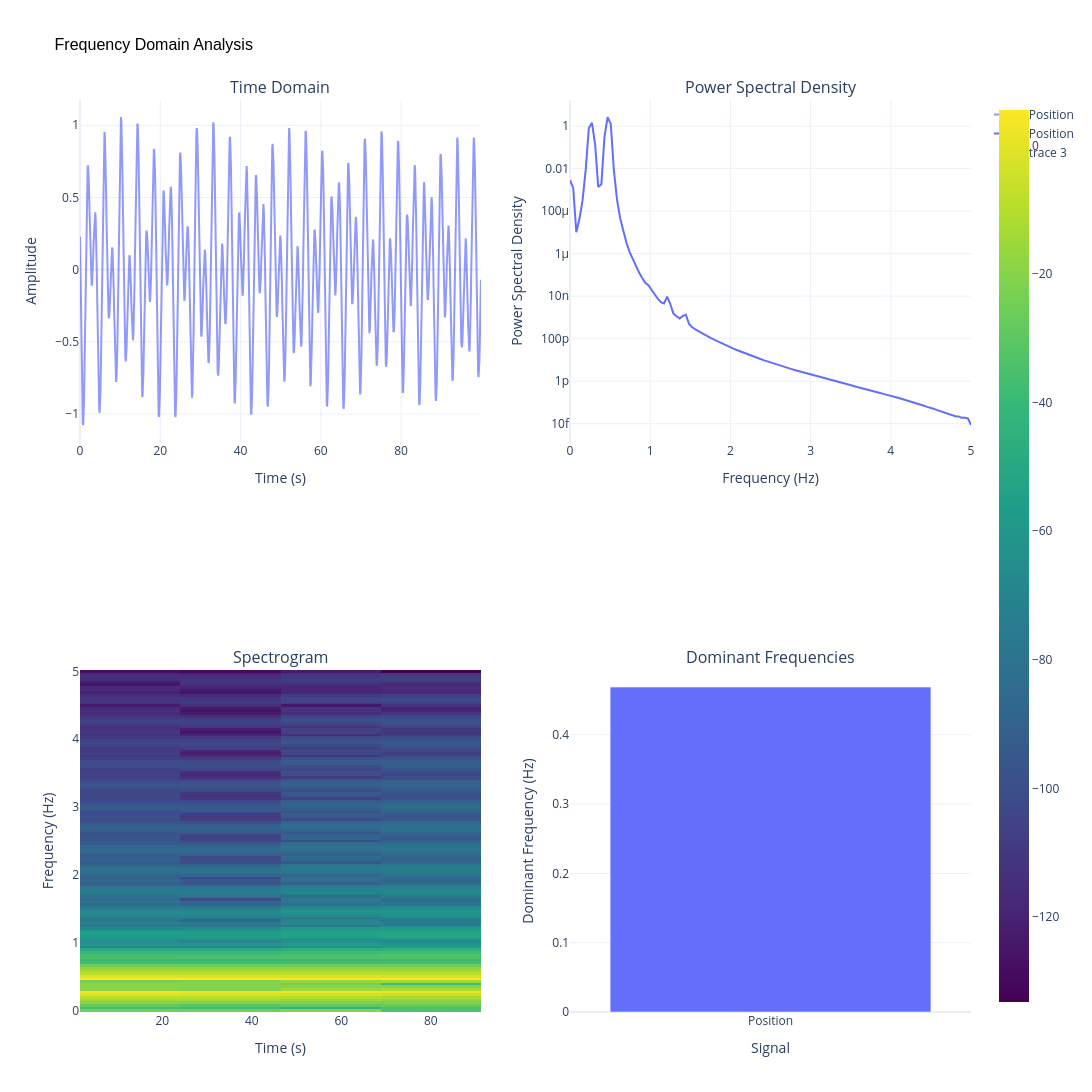

The code cell stored with this chart in its notebook:
### Markdown cell above
## 5. Analyze Signal Properties

### Code cell
# Analyze spectral properties
position_signal = features[:, 0]
spectral_features = compute_spectral_features(position_signal, fs=config['data']['sampling_rate'])

print("Spectral Features:")
print(f"- Dominant frequency: {spectral_features['dominant_frequency']:.2f} Hz")
print(f"- Spectral centroid: {spectral_features['spectral_centroid']:.2f} Hz")
print(f"- Spectral spread: {spectral_features['spectral_spread']:.2f} Hz")
print(f"- Total power: {spectral_features['total_power']:.4f}")

# Detect bifurcation points
bifurcation_points, bifurcation_amplitudes = detect_bifurcation_points(position_signal)
print(f"\nBifurcation Analysis:")
print(f"- Number of bifurcation points: {len(bifurcation_points)}")
if len(bifurcation_points) > 0:
    print(f"- Max bifurcation amplitude: {np.max(bifurcation_amplitudes):.4f}")

# Plot frequency analysis
fig = visualizer.plot_frequency_analysis(
    signals=[position_signal],
    labels=['Position'],
    sampling_rate=config['data']['sampling_rate'],
    title='Frequency Domain Analysis'
)
fig.show()

### Figure 1 — Plotly figure (JSON) as saved in the notebook; plotly's stock layout.template omitted (floating-point values rounded to 4 significant figures; data arrays with more than 128 entries replaced by an {"elided": "..."} marker saying what was removed)
{"data": [{"line": {"color": "#636EFA"}, "name": "Position", "opacity": 0.7, "type": "scatter", "x": {"elided": "1000 float values"}, "xaxis": "x", "y": {"elided": "1000 float values"}, "yaxis": "y"}, {"line": {"color": "#636EFA"}, "mode": "lines", "name": "Position", "type": "scatter", "x": {"elided": "129 float values"}, "xaxis": "x2", "y": {"elided": "129 float values"}, "yaxis": "y2"}, {"colorscale": [[0, "#440154"], [0.1111, "#482878"], [0.2222, "#3e4989"], [0.3333, "#31688e"], [0.4444, "#26828e"], [0.5556, "#1f9e89"], [0.6667, "#35b779"], [0.7778, "#6ece58"], [0.8889, "#b5de2b"], [1, "#fde725"]], "name": "Position", "type": "heatmap", "x": [12.8, 35.2, 57.6, 80.0], "xaxis": "x3", "y": {"elided": "129 float values"}, "yaxis": "y3", "z": {"elided": "129x4 float values"}}, {"marker": {"color": ["#636EFA"]}, "type": "bar", "x": ["Position"], "xaxis": "x4", "y": [0.4688], "yaxis": "y4"}], "layout": {"annotations": [{"font": {"size": 16}, "showarrow": false, "text": "Time Domain", "x": 0.225, "xanchor": "center", "xref": "paper", "y": 1, "yanchor": "bottom", "yref": "paper"}, {"font": {"size": 16}, "showarrow": false, "text": "Power Spectral Density", "x": 0.775, "xanchor": "center", "xref": "paper", "y": 1, "yanchor": "bottom", "yref": "paper"}, {"font": {"size": 16}, "showarrow": false, "text": "Spectrogram", "x": 0.225, "xanchor": "center", "xref": "paper", "y": 0.375, "yanchor": "bottom", "yref": "paper"}, {"font": {"size": 16}, "showarrow": false, "text": "Dominant Frequencies", "x": 0.775, "xanchor": "center", "xref": "paper", "y": 0.375, "yanchor": "bottom", "yref": "paper"}], "height": 1200, "showlegend": true, "title": {"font": {"color": "black", "family": "Arial", "size": 16}, "text": "Frequency Domain Analysis"}, "width": 1200, "xaxis": {"anchor": "y", "domain": [0, 0.45], "title": {"text": "Time (s)"}}, "xaxis2": {"anchor": "y2", "domain": [0.55, 1], "title": {"text": "Frequency (Hz)"}}, "xaxis3": {"anchor": "y3", "domain": [0, 0.45], "title": {"text": "Time (s)"}}, "xaxis4": {"anchor": "y4", "domain": [0.55, 1], "title": {"text": "Signal"}}, "yaxis": {"anchor": "x", "domain": [0.625, 1], "title": {"text": "Amplitude"}}, "yaxis2": {"anchor": "x2", "domain": [0.625, 1], "title": {"text": "Power Spectral Density"}, "type": "log"}, "yaxis3": {"anchor": "x3", "domain": [0, 0.375], "title": {"text": "Frequency (Hz)"}}, "yaxis4": {"anchor": "x4", "domain": [0, 0.375], "title": {"text": "Dominant Frequency (Hz)"}}}}
